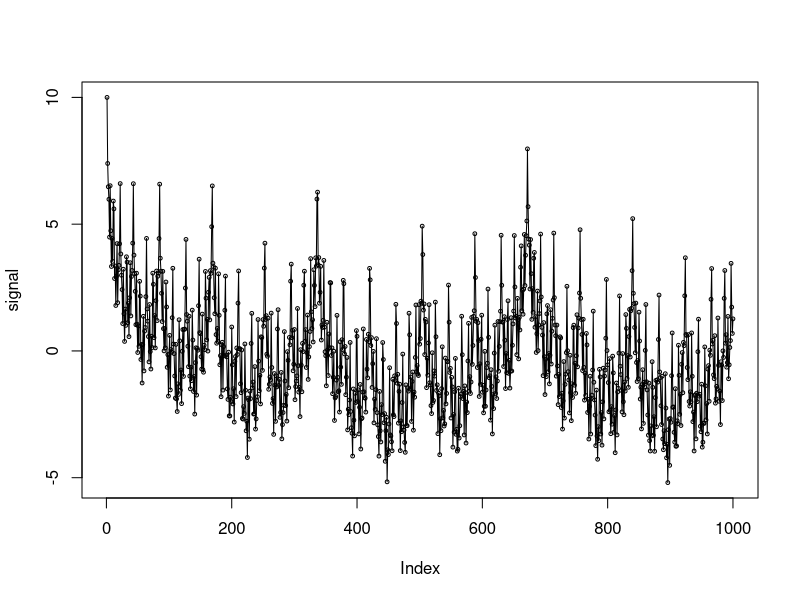
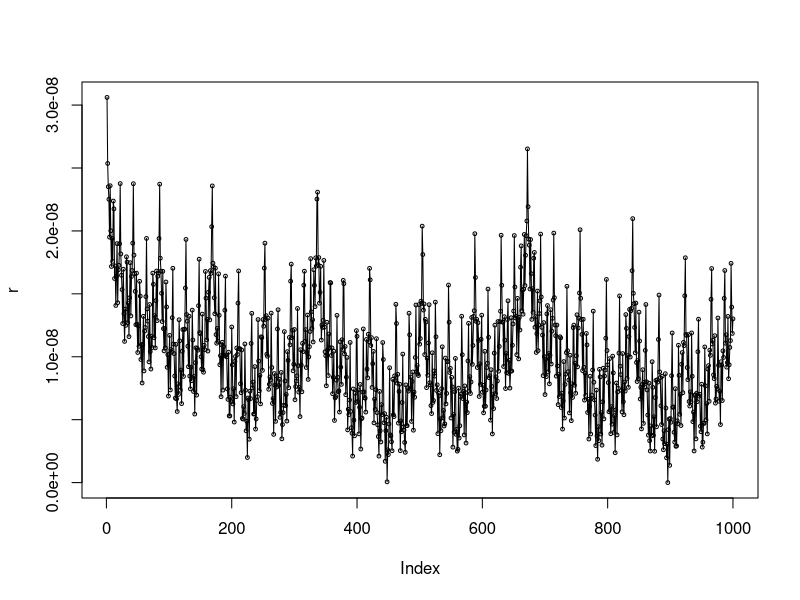

Source code (R) for these figures, in order:
L <- 1e8
x=seq(0, L-1, by = 1e5)
signal = rep(0,length(x))
baseRate=1e-8

# 10 scales of variation in recombination.
# finest scale has period of 1.65 Mb. We'll sample every 100kb 
for(i in 27:18){
  signal = signal + cos(x*2*pi/2^i)                                                                                         
}

plot(signal, cex = .5)
lines(signal)

signal = signal - min(signal)
b = baseRate/mean(signal)
r = b*signal

plot(r, cex = 0.5); lines(r)
length(r)

length(x)
ends <- x + 1e5-1

out_slim <- c(paste(ends, collapse=","), paste(r, collapse=","))
out_msprime <- c(paste( c(0, ends[1:(length(ends) - 1)], ends[length(ends)] + 1), collapse = "," ), paste(c(r,0.0), collapse=","))
writeLines(out_slim, con = "variable_rec_map_slim.txt")
writeLines(out_msprime, con = "variable_rec_map_msprime.txt")
